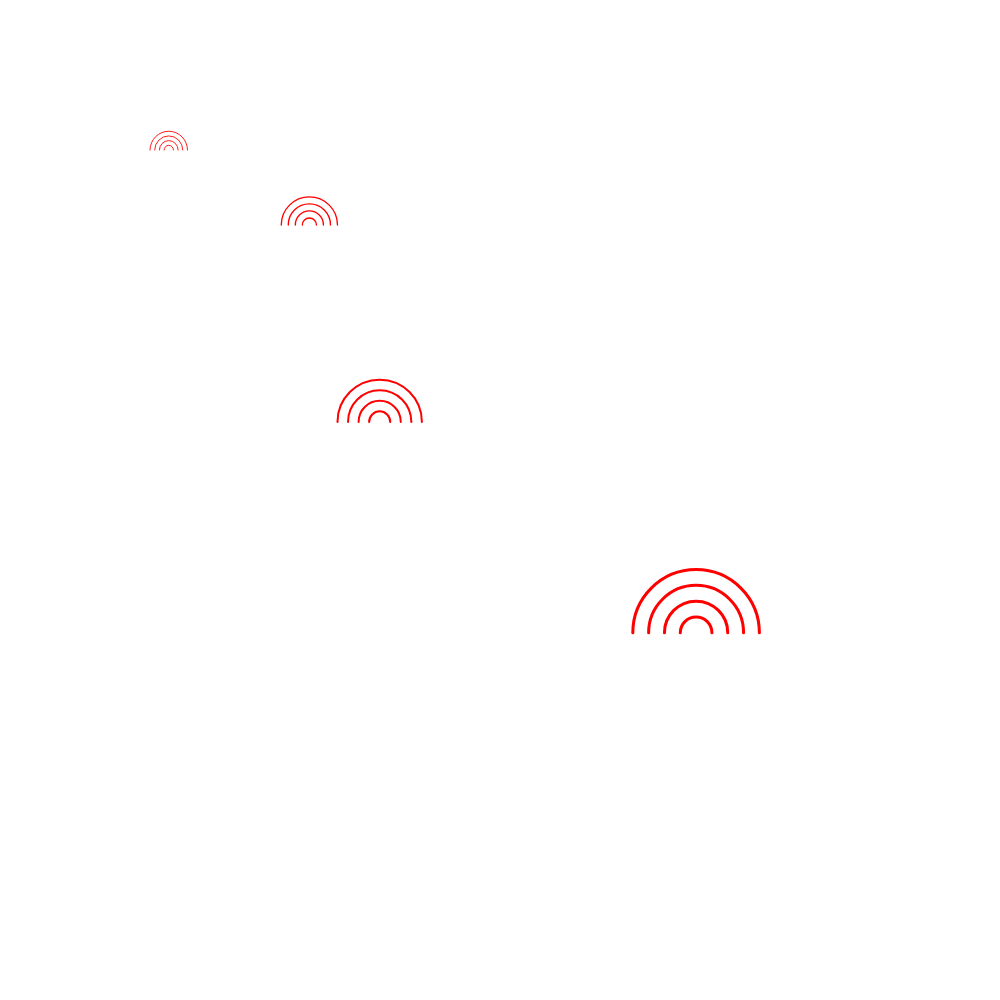
Frame 1 (no input)
Frame 2 (the mouse pressed at the canvas centre, redrawn once): identical to frame 1, image omitted

The p5.js sketch that drew this single still picture (run headless with seeded random() and noise() and a simulated clock; the mouse was pressed at the canvas centre and the sketch redrawn once):

// p5.js sketch
// ── sketch.js
function setup() {
  w = min(windowWidth, windowHeight);
  createCanvas(w, w);
  pad = w / 10;
  noFill();
  strokeWeight(0.6);
}

function draw() {
  background(255);
  stroke(255, 0, 0); // 设置红色边框
  createCell(pad, pad, w - pad * 2, w - pad * 2, 7);
  noLoop();
}

function createCell(posX, posY, wid, hei, depth) {
  if (depth > 0) {
    createCell(posX, posY, wid / 2, hei / 2, depth - int(random([1, 2])));
    createCell(
      posX + wid / 2,
      posY,
      wid / 2,
      hei / 2,
      depth - int(random([1.8, 2]))
    );
    createCell(
      posX,
      posY + hei / 2,
      wid / 2,
      hei / 2,
      depth - int(random([1.8, 2]))
    );
    createCell(
      posX + wid / 2,
      posY + hei / 2,
      wid / 2,
      hei / 2,
      depth - int(random([1.8, 2]))
    );
  } else {
    // 绘制上半圆形
    const centerX = posX + wid / 2;
    const centerY = posY;
    scale(1.5)
    arc(centerX, centerY, wid / 4, wid / 4, -PI, 0);
    arc(centerX, centerY, wid / 2, wid / 2, -PI, 0);
    arc(centerX, centerY, wid / 4 * 3, wid/ 4 * 3, -PI, 0);
    arc(centerX, centerY, wid, wid, -PI, 0);
  }
}
